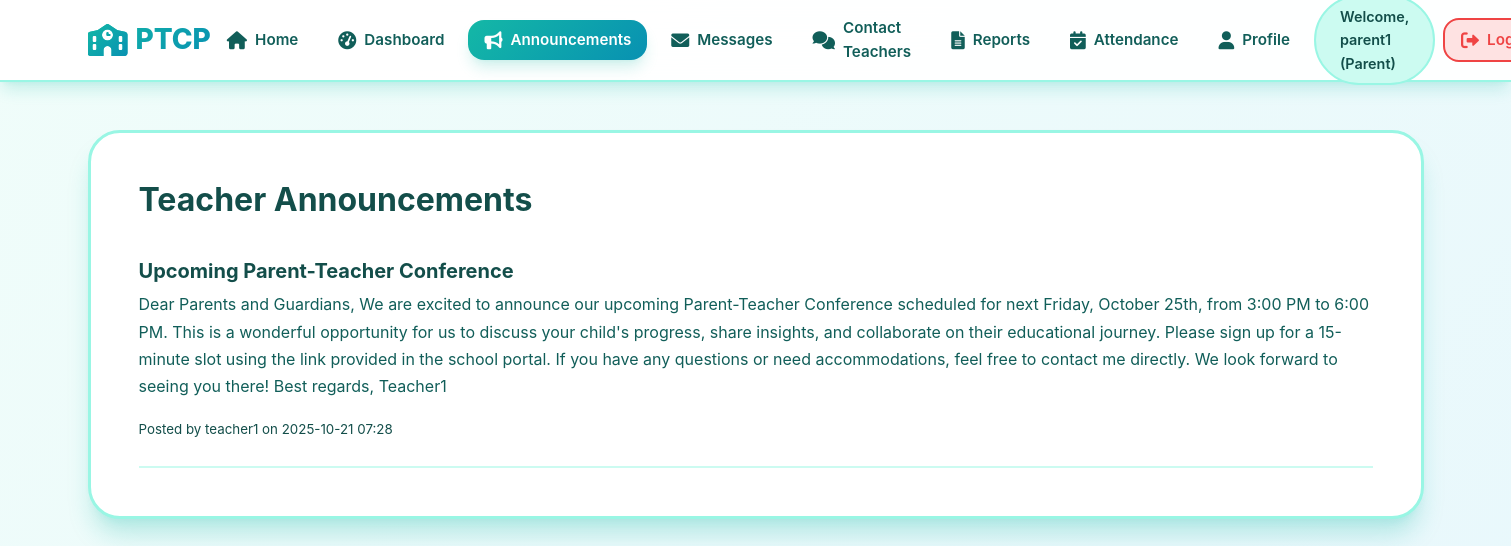
Page /parent/view_announcements (signed in) on the committed database.
### models/user_model.py (models this page shows, shortened)
class User(UserMixin, db.Model):
    id = db.Column(db.Integer, primary_key=True)
    username = db.Column(db.String(64), unique=True, nullable=False)
    email = db.Column(db.String(120), unique=True, nullable=False)
    password_hash = db.Column(db.String(128))
    role = db.Column(db.String(20), nullable=False)  # 'teacher', 'parent', 'admin'
    is_active = db.Column(db.Boolean, default=True)

### models/announcement_model.py (models this page shows, shortened)
class Announcement(db.Model):
    id = db.Column(db.Integer, primary_key=True)
    title = db.Column(db.String(200), nullable=False)
    content = db.Column(db.Text, nullable=False)
    teacher_id = db.Column(db.Integer, db.ForeignKey('user.id'), nullable=False)
    timestamp = db.Column(db.DateTime, default=datetime.utcnow)
    teacher = db.relationship('User', backref='announcements')

### routes/parent_routes.py (the view)
@parent_bp.route('/view_announcements')
@login_required
def view_announcements():
    if current_user.role != 'parent':
        return redirect(url_for('main.index'))
    announcements = Announcement.query.join(User, Announcement.teacher_id == User.id).join(Student, Student.teacher_id == User.id).filter(Student.parent_id == current_user.id).distinct().all()
    return render_template('parent/view_announcements.html', announcements=announcements)

### app.py (called while the page is built)
@login_manager.user_loader
def load_user(user_id):
    from models.user_model import User
    return User.query.get(int(user_id))

### templates/parent/view_announcements.html (shortened to what this page needs)
{% extends "base.html" %}
{% block content %}
<div class="announcements-list">
    <h2>Teacher Announcements</h2>
    {% for announcement in announcements %}
        <div class="announcement">
            <h3>{{ announcement.title }}</h3>
            <p>{{ announcement.content }}</p>
            <small>Posted by {{ announcement.teacher.username }} on {{ announcement.timestamp.strftime('%Y-%m-%d %H:%M') }}</small>
        </div>
    {% endfor %}
</div>
{% endblock %}

### templates/base.html (shortened to what this page needs)
<!DOCTYPE html>
<html lang="en">
<head>
    <link rel="stylesheet" href="{{ url_for('static', filename='css/style.css') }}">
    <link rel="stylesheet" href="https://cdnjs.cloudflare.com/ajax/libs/font-awesome/6.0.0/css/all.min.css">
</head>
<body>
    {% if current_user.is_authenticated %}
    <div class="full-width-layout">
        <header class="top-nav">
            <div class="nav-container">
                <h1><i class="fas fa-school"></i> PTCP</h1>
                <nav class="main-nav">
                    <ul>
                        <li>
                            <a href="{{ url_for('main.index') }}" class="{% if request.endpoint == 'main.index' %}active{% endif %}">
                                <i class="fas fa-home"></i> Home
                            </a>
                        </li>
                        {% if current_user.role == 'admin' %}
                            <li>
                                <a href="{{ url_for('admin.dashboard') }}" class="{% if 'admin' in request.endpoint %}active{% endif %}">
                                    <i class="fas fa-tachometer-alt"></i> Dashboard
                                </a>
                            </li>
                            <li>
                                <a href="{{ url_for('admin.manage_users') }}" class="{% if request.endpoint == 'admin.manage_users' %}active{% endif %}">
                                    <i class="fas fa-users"></i> Manage Users
                                </a>
                            </li>
                            <li>
                                <a href="{{ url_for('admin.manage_students') }}" class="{% if request.endpoint == 'admin.manage_students' %}active{% endif %}">
                                    <i class="fas fa-user-graduate"></i> Manage Students
                                </a>
                            </li>
                            <li>
                                <a href="{{ url_for('admin.view_logs') }}" class="{% if request.endpoint == 'admin.view_logs' %}active{% endif %}">
                                    <i class="fas fa-history"></i> Activity Logs
                                </a>
                            </li>
                        {% elif current_user.role == 'parent' %}
                            <li>
                                <a href="{{ url_for('parent.dashboard') }}" class="{% if request.endpoint == 'parent.dashboard' %}active{% endif %}">
                                    <i class="fas fa-tachometer-alt"></i> Dashboard
                                </a>
                            </li>
                            <li>
                                <a href="{{ url_for('parent.view_announcements') }}" class="{% if request.endpoint == 'parent.view_announcements' %}active{% endif %}">
                                    <i class="fas fa-bullhorn"></i> Announcements
                                </a>
                            </li>
                            <li>
                                <a href="{{ url_for('parent.view_messages') }}" class="{% if request.endpoint == 'parent.view_messages' %}active{% endif %}">
                                    <i class="fas fa-envelope"></i> Messages
                                </a>
                            </li>
                            <li>
                                <a href="{{ url_for('parent.contact_teacher_list') }}" class="{% if request.endpoint == 'parent.contact_teacher_list' %}active{% endif %}">
                                    <i class="fas fa-comments"></i> Contact Teachers
                                </a>
                            </li>
                            <li>
                                <a href="{{ url_for('parent.view_reports') }}" class="{% if request.endpoint == 'parent.view_reports' %}active{% endif %}">
                                    <i class="fas fa-file-alt"></i> Reports
                                </a>
                            </li>
                            <li>
                                <a href="{{ url_for('parent.attendance_log') }}" class="{% if request.endpoint == 'parent.attendance_log' %}active{% endif %}">
                                    <i class="fas fa-calendar-check"></i> Attendance
                                </a>
                            </li>
                            <li>
                                <a href="{{ url_for('parent.profile') }}" class="{% if request.endpoint == 'parent.profile' %}active{% endif %}">
                                    <i class="fas fa-user"></i> Profile
                                </a>
                            </li>
                        {% endif %}
                        <li class="user-info">
                            <span>Welcome, {{ current_user.username }} ({{ current_user.role.title() }})</span>
                        </li>
                        <li class="logout">
                            <a href="{{ url_for('auth.logout') }}">
                                <i class="fas fa-sign-out-alt"></i> Logout
                            </a>
                        </li>
                    </ul>
                </nav>
            </div>
        </header>
        <main class="main-content-full">
            <div class="content-body">
                {% block content %}{% endblock %}
            </div>
        </main>
    </div>
    {% endif %}
</body>
</html>

### rows in the picture
User: username "parent1", role "Parent"
Announcement: title "Upcoming Parent-Teacher Conference", content "Dear Parents and Guardians, We are excited to announce our upcoming Parent-Teacher Conference scheduled for next Friday, October 25th, from 3:00 PM to 6:00 PM. This is a wonderful opportunity for us to discuss your child's progress, share insights, and collaborate on their educational journey. Please sign up for a 15-minute slot using the link provided in the school portal. If you have any questions or need accommodations, feel free to contact me directly. We look forward to seeing you there! Best regards, Teacher1", teacher.username "teacher1", timestamp "2025-10-21 07:28"
